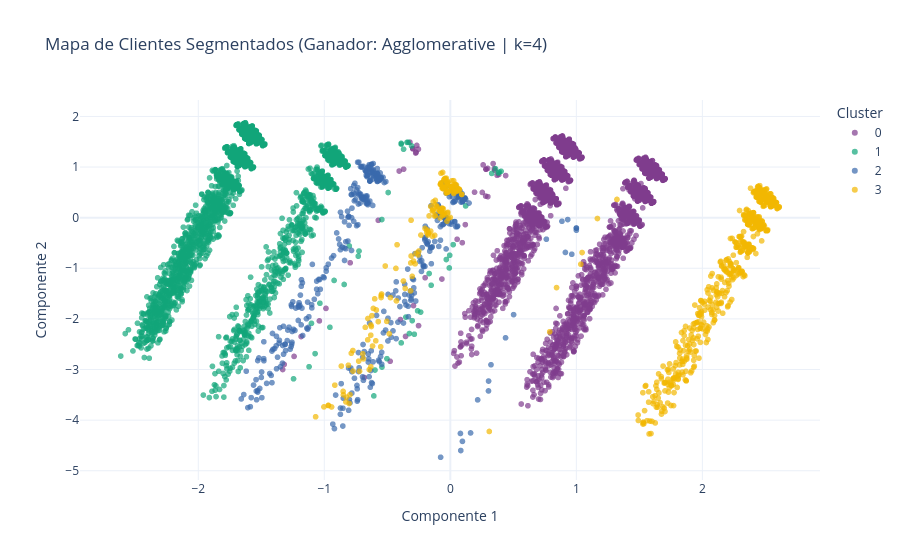

The cell this chart's notebook holds for it:
### Code cell
# =====================================================
# VISUALIZACIÓN 2D DE LOS CLUSTERS GANADORES (PCA)
# =====================================================
from sklearn.decomposition import PCA

print("\n🗺️ Generando mapa 2D de los Clusters...")

# Aplastamos las dimensiones a 2 (solo para visualización, no afecta al modelo final)
pca_2d = PCA(n_components=2, random_state=42)
X_train_pca = pca_2d.fit_transform(X_train_cluster)

# Creamos un DataFrame para Plotly
df_pca = pd.DataFrame(data=X_train_pca, columns=['Componente 1', 'Componente 2'])
df_pca['Cluster'] = final_labels_train.astype(str) # Lo pasamos a texto para que sea categórico en el gráfico

# Gráfico de Dispersión (Scatter Plot) interactivo
fig_pca = px.scatter(
    df_pca, 
    x='Componente 1', 
    y='Componente 2', 
    color='Cluster',
    title=f'Mapa de Clientes Segmentados (Ganador: {best_model_name} | k={best_k})',
    color_discrete_sequence=px.colors.qualitative.Bold,
    opacity=0.7
)

fig_pca.update_layout(template="plotly_white")
fig_pca.show()

### Figure 1 — Plotly figure (JSON) as saved in the notebook; plotly's stock layout.template omitted (floating-point values rounded to 4 significant figures; data arrays with more than 128 entries replaced by an {"elided": "..."} marker saying what was removed)
{"data": [{"hovertemplate": "Cluster=0<br>Componente 1=%{x}<br>Componente 2=%{y}<extra></extra>", "legendgroup": "0", "marker": {"color": "rgb(127, 60, 141)", "opacity": 0.7, "symbol": "circle"}, "mode": "markers", "name": "0", "showlegend": true, "type": "scattergl", "x": {"elided": "3853 float values"}, "xaxis": "x", "y": {"elided": "3853 float values"}, "yaxis": "y"}, {"hovertemplate": "Cluster=1<br>Componente 1=%{x}<br>Componente 2=%{y}<extra></extra>", "legendgroup": "1", "marker": {"color": "rgb(17, 165, 121)", "opacity": 0.7, "symbol": "circle"}, "mode": "markers", "name": "1", "showlegend": true, "type": "scattergl", "x": {"elided": "3071 float values"}, "xaxis": "x", "y": {"elided": "3071 float values"}, "yaxis": "y"}, {"hovertemplate": "Cluster=2<br>Componente 1=%{x}<br>Componente 2=%{y}<extra></extra>", "legendgroup": "2", "marker": {"color": "rgb(57, 105, 172)", "opacity": 0.7, "symbol": "circle"}, "mode": "markers", "name": "2", "showlegend": true, "type": "scattergl", "x": {"elided": "443 float values"}, "xaxis": "x", "y": {"elided": "443 float values"}, "yaxis": "y"}, {"hovertemplate": "Cluster=3<br>Componente 1=%{x}<br>Componente 2=%{y}<extra></extra>", "legendgroup": "3", "marker": {"color": "rgb(242, 183, 1)", "opacity": 0.7, "symbol": "circle"}, "mode": "markers", "name": "3", "showlegend": true, "type": "scattergl", "x": {"elided": "826 float values"}, "xaxis": "x", "y": {"elided": "826 float values"}, "yaxis": "y"}], "layout": {"legend": {"title": {"text": "Cluster"}, "tracegroupgap": 0}, "title": {"text": "Mapa de Clientes Segmentados (Ganador: Agglomerative | k=4)"}, "xaxis": {"anchor": "y", "domain": [0, 1], "title": {"text": "Componente 1"}}, "yaxis": {"anchor": "x", "domain": [0, 1], "title": {"text": "Componente 2"}}}}
